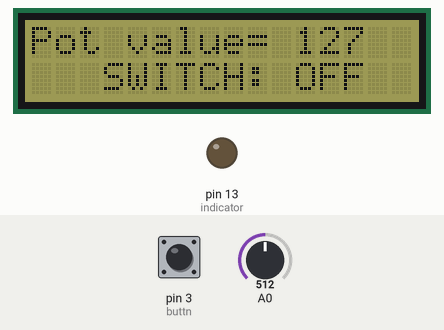
Recording of a sketch running on a simulated Arduino Uno, built with avr-gcc and run on an emulated ATmega328P. On the bench: 16×2 character LCD, output pins drawn as LEDs (lit = HIGH). The test bench sets the inputs (shaded band); at power-on: pin 3 (buttn) LOW, A0 = 512. What the sketch prints to the serial monitor is not drawn.

Above: at 1.2 s.
1.3 s: pin 3 (buttn) pulled HIGH for 1.25 s
At 2.9 s:
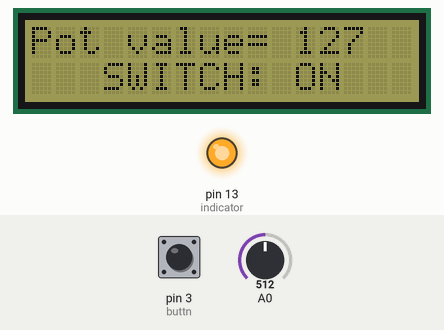
4.6 s: A0 set to 716
At 6.4 s:
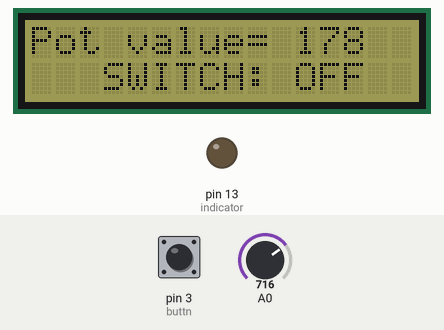
6.7 s: A0 set to 900
At 8.2 s:
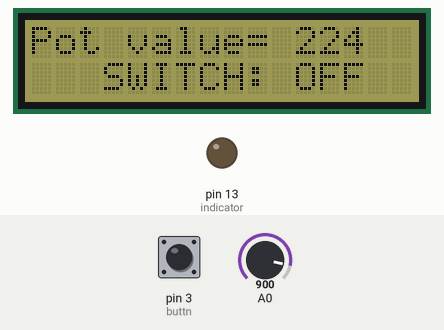
8.8 s: pin 3 (buttn) pulled HIGH for 1.25 s
At 9.4 s:
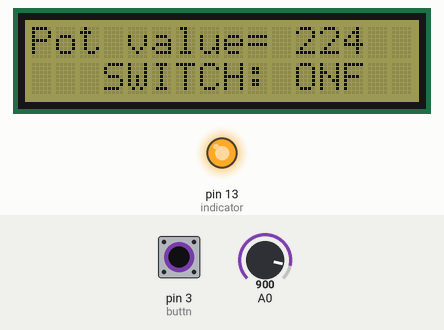
11.5 s: A0 set to 1023
At 13.1 s:
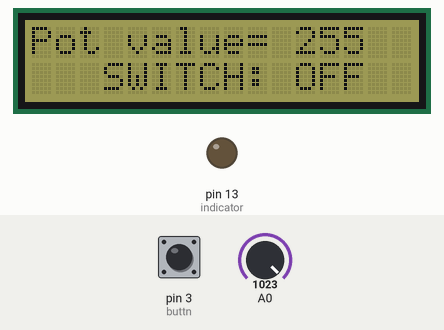
Timing chart, 0 to 14.6 s (numbered marks = the images above; inputs shaded):
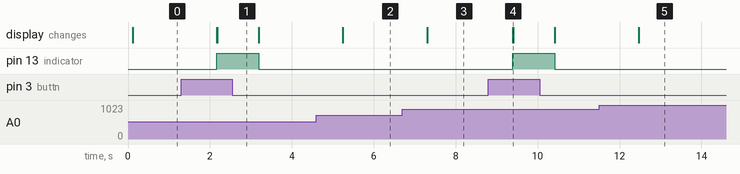

Measured:
- after the input at 1.3 s, pin 13 (indicator): LOW → HIGH after 0.86 s, → LOW 1.0 s later; the display: first changes after 0.87 s (image 1 shows a later state)
- after the input at 4.6 s, the display: changes after 0.65 s (image 2)
- after the input at 6.7 s, the display: changes after 0.61 s (image 3)
- after the input at 8.8 s, pin 13 (indicator): LOW → HIGH after 0.59 s, → LOW 1.0 s later; the display: changes after 0.59 s (image 4)
- after the input at 11.5 s, the display: changes after 0.97 s (image 5)

The sketch:

Task1_edit_1_Efficient.ino
```cpp
#include<Wire.h>
#include "rgb_lcd.h"
int buttn= 3;
int potValue=0;
int buttonState=0;
int indicator=13;


rgb_lcd lcd;

const int colorR= 128;
const int colorG=125;
const int colorB=33;

void setup()
{
  pinMode(buttn, INPUT);
  pinMode(indicator , OUTPUT);
  Serial.begin(9600);


  lcd.begin(16,2);
  lcd.setRGB(colorR, colorG, colorB);
  lcd.setCursor(0,0);
  lcd.print("Pot value=");

  lcd.setCursor(3,1);
  lcd.print("SWITCH:");
  }
 void loop()
  {
  Potentiometer();
  button();
  delay(1000);
  }

  void Potentiometer()
  {

  potValue=analogRead(0);
  potValue=map(potValue,0,1023,0,255);
  Serial.println(potValue);
  lcd.setCursor(11,0);
  lcd.print(potValue);
  delay(10);
  lcd.print("   ");
  }

   void button()
  {

    buttonState= digitalRead(buttn);

   if(buttonState == HIGH)
   {
    digitalWrite(indicator, HIGH );
    lcd.setCursor(11,1);
    lcd.print("ON");
    delay(10);
    lcd.print("  ");
    }

   if(buttonState== LOW )
   {
    digitalWrite(indicator, LOW );
    lcd.setCursor(11,1);
    lcd.print("OFF");
    delay(10);
    lcd.print("  ");
    }
}
```
